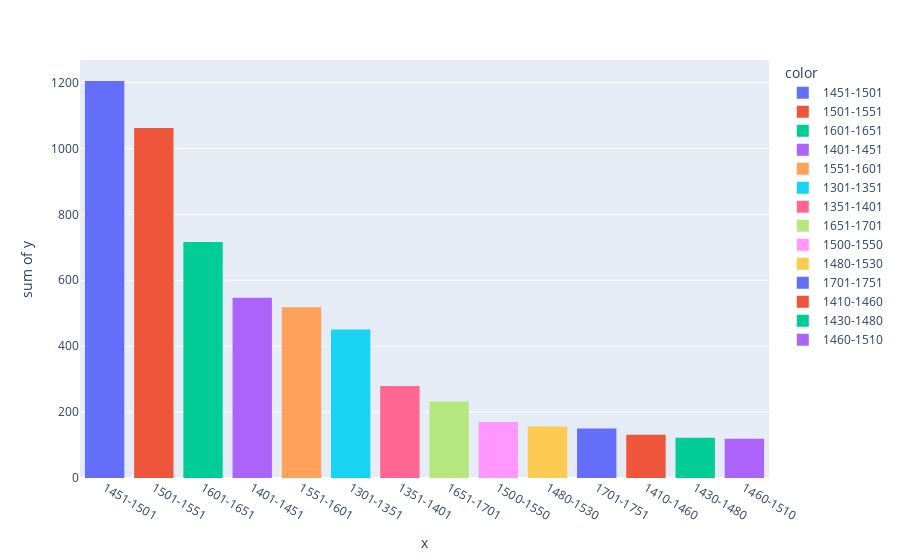

The notebook cell this image was saved under:
### Code cell
px.histogram(x = keys, y = values, color = keys)

### Figure 1 — Plotly figure (JSON) as saved in the notebook; plotly's stock layout.template omitted (floating-point values rounded to 4 significant figures)
{"data": [{"alignmentgroup": "True", "bingroup": "x", "histfunc": "sum", "hovertemplate": "color=1451-1501<br>x=%{x}<br>sum of y=%{y}<extra></extra>", "legendgroup": "1451-1501", "marker": {"color": "#636efa", "pattern": {"shape": ""}}, "name": "1451-1501", "offsetgroup": "1451-1501", "orientation": "v", "showlegend": true, "type": "histogram", "x": ["1451-1501"], "xaxis": "x", "y": [1205], "yaxis": "y"}, {"alignmentgroup": "True", "bingroup": "x", "histfunc": "sum", "hovertemplate": "color=1501-1551<br>x=%{x}<br>sum of y=%{y}<extra></extra>", "legendgroup": "1501-1551", "marker": {"color": "#EF553B", "pattern": {"shape": ""}}, "name": "1501-1551", "offsetgroup": "1501-1551", "orientation": "v", "showlegend": true, "type": "histogram", "x": ["1501-1551"], "xaxis": "x", "y": [1062], "yaxis": "y"}, {"alignmentgroup": "True", "bingroup": "x", "histfunc": "sum", "hovertemplate": "color=1601-1651<br>x=%{x}<br>sum of y=%{y}<extra></extra>", "legendgroup": "1601-1651", "marker": {"color": "#00cc96", "pattern": {"shape": ""}}, "name": "1601-1651", "offsetgroup": "1601-1651", "orientation": "v", "showlegend": true, "type": "histogram", "x": ["1601-1651"], "xaxis": "x", "y": [716], "yaxis": "y"}, {"alignmentgroup": "True", "bingroup": "x", "histfunc": "sum", "hovertemplate": "color=1401-1451<br>x=%{x}<br>sum of y=%{y}<extra></extra>", "legendgroup": "1401-1451", "marker": {"color": "#ab63fa", "pattern": {"shape": ""}}, "name": "1401-1451", "offsetgroup": "1401-1451", "orientation": "v", "showlegend": true, "type": "histogram", "x": ["1401-1451"], "xaxis": "x", "y": [547], "yaxis": "y"}, {"alignmentgroup": "True", "bingroup": "x", "histfunc": "sum", "hovertemplate": "color=1551-1601<br>x=%{x}<br>sum of y=%{y}<extra></extra>", "legendgroup": "1551-1601", "marker": {"color": "#FFA15A", "pattern": {"shape": ""}}, "name": "1551-1601", "offsetgroup": "1551-1601", "orientation": "v", "showlegend": true, "type": "histogram", "x": ["1551-1601"], "xaxis": "x", "y": [518], "yaxis": "y"}, {"alignmentgroup": "True", "bingroup": "x", "histfunc": "sum", "hovertemplate": "color=1301-1351<br>x=%{x}<br>sum of y=%{y}<extra></extra>", "legendgroup": "1301-1351", "marker": {"color": "#19d3f3", "pattern": {"shape": ""}}, "name": "1301-1351", "offsetgroup": "1301-1351", "orientation": "v", "showlegend": true, "type": "histogram", "x": ["1301-1351"], "xaxis": "x", "y": [451], "yaxis": "y"}, {"alignmentgroup": "True", "bingroup": "x", "histfunc": "sum", "hovertemplate": "color=1351-1401<br>x=%{x}<br>sum of y=%{y}<extra></extra>", "legendgroup": "1351-1401", "marker": {"color": "#FF6692", "pattern": {"shape": ""}}, "name": "1351-1401", "offsetgroup": "1351-1401", "orientation": "v", "showlegend": true, "type": "histogram", "x": ["1351-1401"], "xaxis": "x", "y": [279], "yaxis": "y"}, {"alignmentgroup": "True", "bingroup": "x", "histfunc": "sum", "hovertemplate": "color=1651-1701<br>x=%{x}<br>sum of y=%{y}<extra></extra>", "legendgroup": "1651-1701", "marker": {"color": "#B6E880", "pattern": {"shape": ""}}, "name": "1651-1701", "offsetgroup": "1651-1701", "orientation": "v", "showlegend": true, "type": "histogram", "x": ["1651-1701"], "xaxis": "x", "y": [232], "yaxis": "y"}, {"alignmentgroup": "True", "bingroup": "x", "histfunc": "sum", "hovertemplate": "color=1500-1550<br>x=%{x}<br>sum of y=%{y}<extra></extra>", "legendgroup": "1500-1550", "marker": {"color": "#FF97FF", "pattern": {"shape": ""}}, "name": "1500-1550", "offsetgroup": "1500-1550", "orientation": "v", "showlegend": true, "type": "histogram", "x": ["1500-1550"], "xaxis": "x", "y": [170], "yaxis": "y"}, {"alignmentgroup": "True", "bingroup": "x", "histfunc": "sum", "hovertemplate": "color=1480-1530<br>x=%{x}<br>sum of y=%{y}<extra></extra>", "legendgroup": "1480-1530", "marker": {"color": "#FECB52", "pattern": {"shape": ""}}, "name": "1480-1530", "offsetgroup": "1480-1530", "orientation": "v", "showlegend": true, "type": "histogram", "x": ["1480-1530"], "xaxis": "x", "y": [156], "yaxis": "y"}, {"alignmentgroup": "True", "bingroup": "x", "histfunc": "sum", "hovertemplate": "color=1701-1751<br>x=%{x}<br>sum of y=%{y}<extra></extra>", "legendgroup": "1701-1751", "marker": {"color": "#636efa", "pattern": {"shape": ""}}, "name": "1701-1751", "offsetgroup": "1701-1751", "orientation": "v", "showlegend": true, "type": "histogram", "x": ["1701-1751"], "xaxis": "x", "y": [150], "yaxis": "y"}, {"alignmentgroup": "True", "bingroup": "x", "histfunc": "sum", "hovertemplate": "color=1410-1460<br>x=%{x}<br>sum of y=%{y}<extra></extra>", "legendgroup": "1410-1460", "marker": {"color": "#EF553B", "pattern": {"shape": ""}}, "name": "1410-1460", "offsetgroup": "1410-1460", "orientation": "v", "showlegend": true, "type": "histogram", "x": ["1410-1460"], "xaxis": "x", "y": [131], "yaxis": "y"}, {"alignmentgroup": "True", "bingroup": "x", "histfunc": "sum", "hovertemplate": "color=1430-1480<br>x=%{x}<br>sum of y=%{y}<extra></extra>", "legendgroup": "1430-1480", "marker": {"color": "#00cc96", "pattern": {"shape": ""}}, "name": "1430-1480", "offsetgroup": "1430-1480", "orientation": "v", "showlegend": true, "type": "histogram", "x": ["1430-1480"], "xaxis": "x", "y": [122], "yaxis": "y"}, {"alignmentgroup": "True", "bingroup": "x", "histfunc": "sum", "hovertemplate": "color=1460-1510<br>x=%{x}<br>sum of y=%{y}<extra></extra>", "legendgroup": "1460-1510", "marker": {"color": "#ab63fa", "pattern": {"shape": ""}}, "name": "1460-1510", "offsetgroup": "1460-1510", "orientation": "v", "showlegend": true, "type": "histogram", "x": ["1460-1510"], "xaxis": "x", "y": [119], "yaxis": "y"}], "layout": {"barmode": "relative", "legend": {"title": {"text": "color"}, "tracegroupgap": 0}, "margin": {"t": 60}, "xaxis": {"anchor": "y", "domain": [0, 1], "title": {"text": "x"}}, "yaxis": {"anchor": "x", "domain": [0, 1], "title": {"text": "sum of y"}}}}
